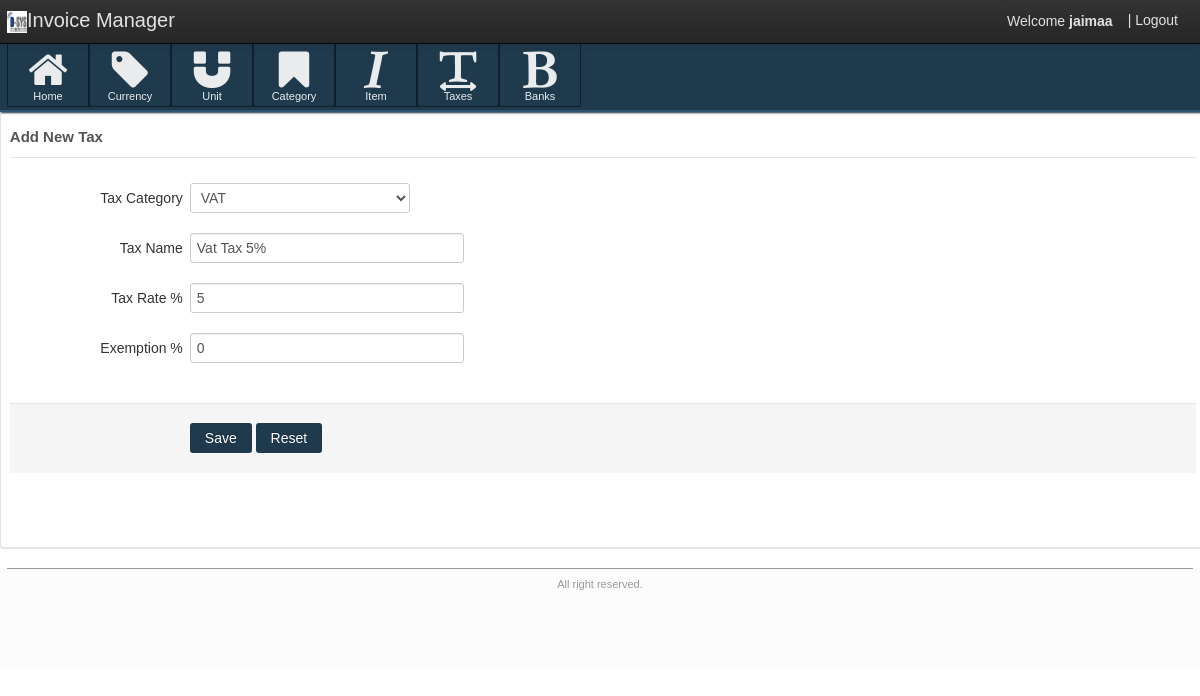
Page /JAIGST/edit_tax.php?opt=3&tax_id=1 (signed in) on the committed database.
### tables this page shows
CREATE TABLE `tax` (
  `tax_id` bigint(100) NOT NULL,
  `cat` varchar(50) NOT NULL,
  `tax` varchar(50) NOT NULL,
  `rate` double NOT NULL,
  `exmpt` decimal(50,0) NOT NULL
);

### JAIGST/edit_tax.php (the view, shortened to what this page needs)
<?php
if(isset($_SESSION['login']) && $_SESSION['type']=='Admin')
{
?>
<!DOCTYPE html>
<html lang="en">
<head>
    <link href="css/customize-template.css" type="text/css" media="screen, projection" rel="stylesheet" />
</head>
    <body>
    <div class="navbar navbar-fixed-top">
        <div class="navbar-inner">
            <div class="container">
                <a href="#" class="brand"><img src="images/Dsys Logo.png" width="20px" height="20px" />Invoice Manager</a>
                <div id="app-nav-top-bar" class="nav-collapse">
                   <ul class="nav pull-right">
					<li style="margin-top: 11px;">
						Welcome <strong><?php echo $_SESSION['UserName'] ?> </strong>
					</li>
                        <li>
                            <a href="signout.php">| Logout</a>
                        </li>
                    </ul>
                </div>
            </div>
        </div>
    </div>
    <div id="body-container">
        <div id="body-content">
            <div class="body-nav body-nav-horizontal body-nav-fixed">
                <div class="container">
                   			<ul> <li>
                                    <a href="dashboard.php">
                                        <i class="icon-home icon-large"></i> Home
                                    </a>
                                </li>
								<li>
                                    <a href="currency_mgmt.php">
                                        <i class="icon-tag icon-large"></i> Currency
                                    </a>
                                </li>
                                <li>
                                    <a href="unit_mgmt.php">
                                        <i class="icon-magnet icon-large"></i> Unit
                                    </a>
                                </li>
								<li>
                                    <a href="category_mgmt.php">
                                        <i class="icon-bookmark icon-large"></i> Category
                                    </a>
                                </li>
								<li>
                                    <a href="item_mgmt.php">
                                        <i class="icon-italic icon-large"></i> Item
                                    </a>
                                </li>
								<li>
                                    <a href="tax_mgmt.php">
                                        <i class="icon-text-width icon-large"></i> Taxes
                                    </a>
                                </li>
								<li>
                                    <a href="bank_mgmt.php">
                                        <i class="icon-bold icon-large"></i> Banks
                                    </a>
                                </li>
                    </ul>
                </div>
            </div>
            <?php
			$tax_id=$_REQUEST['tax_id'];
			$res=mysql_query("select * from tax where tax_id='".$tax_id."'");
			while($r=mysql_fetch_array($res))
			{
			?>
			<div class="box">
	<div class="box-content">
		<section id="my-account-security-form" class="page container">
			<form action="" name="company_profile" class="form-horizontal" method="post">
				<div class="container">
					<div class="row">
						<div id="acct-password-row" class="span16">
							<fieldset>
								<legend>Add New Tax</legend><br>
									<div class="control-group ">
										<label class="control-label">Tax Category</label>
											<div class="controls">
												<select name="cat">
                                                	<option value="<?php echo $r[1]; ?>"><?php echo $r[1]; ?></option>
                                                </select>
											</div>
									</div>
                                    <div class="control-group ">
										<label class="control-label">Tax Name</label>
											<div class="controls">
												<input id="tax" name="tax" class="span4" type="text" value="<?php echo $r[2];?>" autocomplete="false" required>
											</div>
									</div>
                                    <div class="control-group ">
										<label class="control-label">Tax Rate %</label>
											<div class="controls">
												<input id="rate" name="rate" class="span4" type="text" value="<?php echo $r[3]; ?>" autocomplete="false" required>
											</div>
									</div>
									<div class="control-group ">
										<label class="control-label">Exemption %</label>
											<div class="controls">
												<input id="exmpt" name="exmpt" class="span4" type="text" value="<?php echo $r[4]; ?>" autocomplete="false" required>
											</div>
									</div>
							</fieldset>
						</div>
					</div>
                    <footer id="submit-actions" class="form-actions">
						<input type="submit" name="submit" value="Save" class="btn btn-primary" />
						<input type="reset" name="reset" value="Reset" class="btn btn-primary" />
					</footer>
				</div>
			</form>
		</section>
	</div>
    </div><?php } ?>
    <footer class="application-footer">
        <div class="container">
            <div class="disclaimer">
                <p> All right reserved.</p>
            </div>
        </div>
    </footer>
	</body>
</html>
<?php
}
else
{header('location:signout.php');}
?>

### JAIGST/edit_tax.php (style rules this page uses)
#body-content { padding-bottom: 0px !important; }
.application-footer { margin-top: 0px !important; }
#body-container { height: auto; min-height: 0% !important; }

### rows in the picture
tax: cat "VAT", tax "Vat Tax 5%", rate "5", exmpt "0"

### other values in the picture
$_SESSION['UserName'] "jaimaa"
